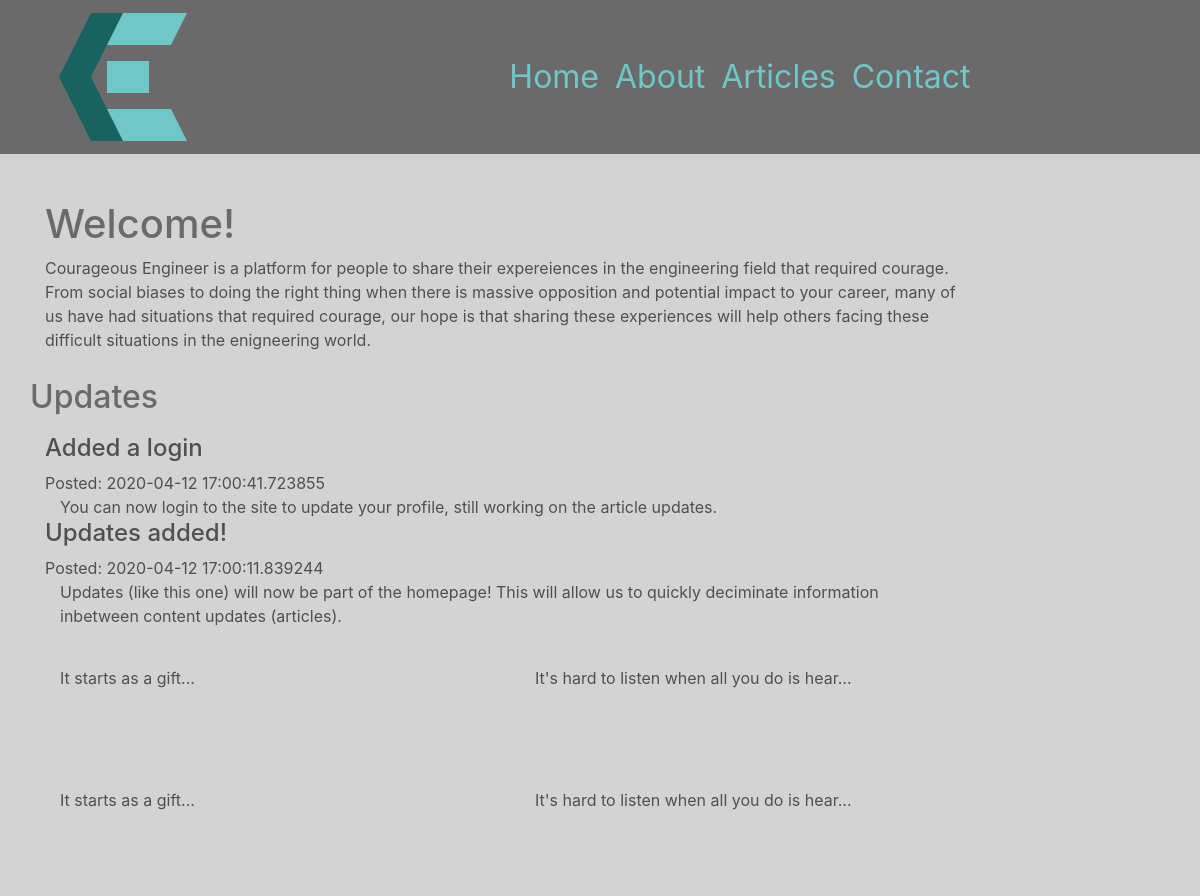
Before: / with the older database file.
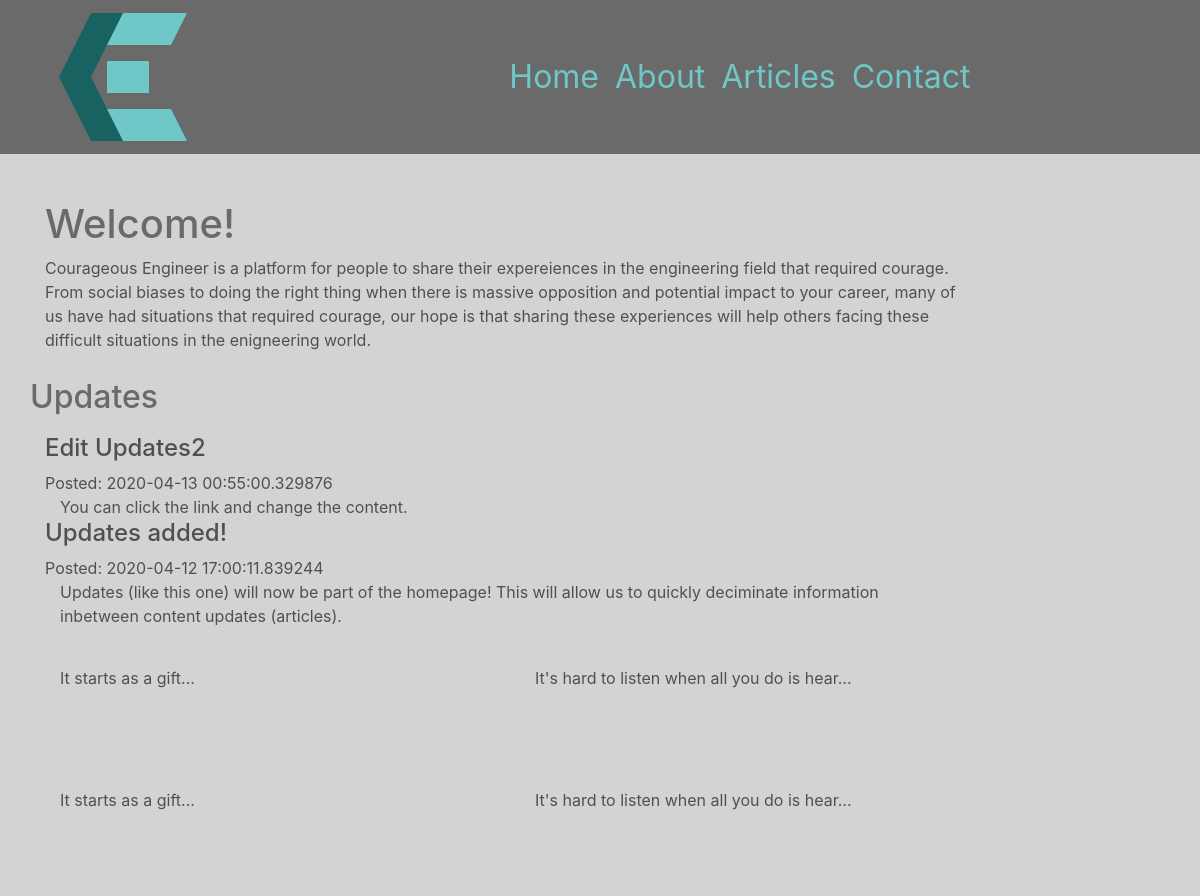
After: the same page with the newer database file.
### chrissmit/services/db_models.py (models this page shows, shortened)
class Update(db.Model):
    id = db.Column(db.Integer, primary_key=True)
    title = db.Column(db.String(100), nullable=False,)
    user_id = db.Column(db.Integer, db.ForeignKey('user.id'), nullable=False)
    posted = db.Column(db.DateTime, nullable=False, default=datetime.utcnow)
    edited = db.Column(db.DateTime, nullable=True, default=None)
    content = db.Column(db.Text, nullable=False)

### chrissmit/views/navigation_views.py (the view, shortened to what this page needs)
@blueprint.route('/', methods=['GET','POST'])
def index():
    updates_form = UpdatesForm()
    updates = update.get_last(5)
    last_four = article.get_last_four_articles()
    return render_template(
        template_name_or_list='navigation/index.html',
        recent_articles=last_four,
        update_form = updates_form,
        updates=updates,
        )

### chrissmit/services/article.py (called while the page is built)
def get_last_four_articles():
    return articles[-4:]

### chrissmit/services/update.py (called while the page is built)
def get_last(number=4, desc=True):
    if desc:
        return Update.query.order_by(Update.posted.desc()).limit(number).all()
    return Update.query.limit(number).all()

### chrissmit/templates/navigation/index.html (shortened to what this page needs)
{% extends "shared/_layout.html" %}
{% block main_content %}
<div class="main_content row">
<div class="col-lg">
    <h1>Welcome!</h1>
    Courageous Engineer is a platform for people to share their expereiences in the engineering field that required courage.
    <p>From social biases to doing the right thing when there is massive opposition and potential impact to your career, many of us have had situations that required courage,
    our hope is that sharing these experiences will help others facing these difficult situations in the enigneering world.
    <div class="row">
        <h2>Updates</h2>
    </div>
        {% if updates %}
            {% for update in updates %}
                <div class="container">
                    <div class="row">
                        <h4>{{ update.title }}</h4>
                    </div>
                    <div class="row">Posted: {{ update.posted }} </div>
                    {{ update.content }}
                    <br>
                </div>
            {% endfor %}
        {% endif %}
    {% if recent_articles %}
        <div class="row">
        {%  for s in recent_articles %}
            <div class="col-lg-6">
                <article>
                    <div class="row">
                    </div>
                    <div class="row">
                        {{ s.preview }}
                    </div>
                    <div class="row">
                        <div class="post_image float-center">
                        </div>
                    </div>
                </article>
            </div>
        {% endfor %}
        </div>
        <br>
    {% endif %}
</div>
</div>
{%  endblock %}

### chrissmit/templates/shared/_layout.html (shortened to what this page needs)
<!DOCTYPE html>
<html lang="en">
<head>
<!DOCTYPE html>
<html lang="en">
<head>
    <link rel="stylesheet"
          href="https://stackpath.bootstrapcdn.com/bootstrap/4.1.3/css/bootstrap.min.css"
>
    <link rel="stylesheet" href="/static/css/site.css">
</head>
<body>
<div class="nav-outer fixed-top">
    <div class="container menu">
        <nav class="navbar navbar-expand-lg col-sm-12">
            <div class="row">
                <button class="navbar-toggler logo" type="button" data-toggle="collapse" data-target="#navbarNavDropdown " id="logo">
                    <img src="../../../static/img/logo.svg">
                </button>
            </div>
            <div class="col-sm-9">
                <div class="collapse navbar-collapse" id="navbarNavDropdown">
                    <ul class="navbar-nav">
                        <li class="nav-item"><a class="nav-link" href="{{ url_for('navigation.index') }}">Home</a></li>
                        <li class="nav-item"><a class="nav-link" href="{{ url_for('navigation.about') }}">About</a></li>
                        <li class="nav-item">
                           <div class="dropdown show">
                              <a class="nav-link"
                                 href="#" role="button"
                                 id="dropdownMenuLink"
                                 data-toggle="dropdown"
                                 aria-haspopup="true"
                                 aria-expanded="false">Articles</a>
                              </div>
                        <li class="nav-item"><a class="nav-link" href="{{ url_for('navigation.contact') }}">Contact</a></li>
                    </ul>
                </div>
        </div>
        </nav>
    </div>
</div>
<div class="main_content container">
    <div class="row">
        <div class="col-md-10">
            {% block main_content %}
            {% endblock %}
        </div>
    </div>
</div>
</body>
</html>

### chrissmit/static/css/site.css (style rules this page uses)
html { background-color: lightgray; }
body { background-color: lightgray; }
.main_content { margin-top: 100px; color: rgba(80,80,80,1); background-color: lightgray; border: 2px height: 100%; }
h1 { color: rgba(80,80,80,0.80); }
h2 { color: rgba(80,80,80,0.80); padding-top: 10px; padding-bottom: 10px; }
.nav-outer { background-color: rgba(80,80,80,0.80); width: 100%; }
nav { font-size: 2rem; margin-left: 0px; margin-right: auto; }
.nav-link { color: #6FC7C7; text-align: left; margin-left: auto; margin-right: 0px; width: 100% }
a { color: #186262; }
article { border-width: 3px; border-color: rgba(80,80,80,0.6); padding: 30px; }
#logo { display: inline-block; }
.collapse:not(.show) { float: right; }
.post_image { padding: 15px; width: 60%; }

Changed rows visible on the page:
removed Update: title "Added a login", posted "2020-04-12 17:00:41.723855", content "You can now login to the site to update your profile, still working on the article updates."
added Update: title "Edit Updates2", posted "2020-04-13 00:55:00.329876", content "You can click the link and change the content."
